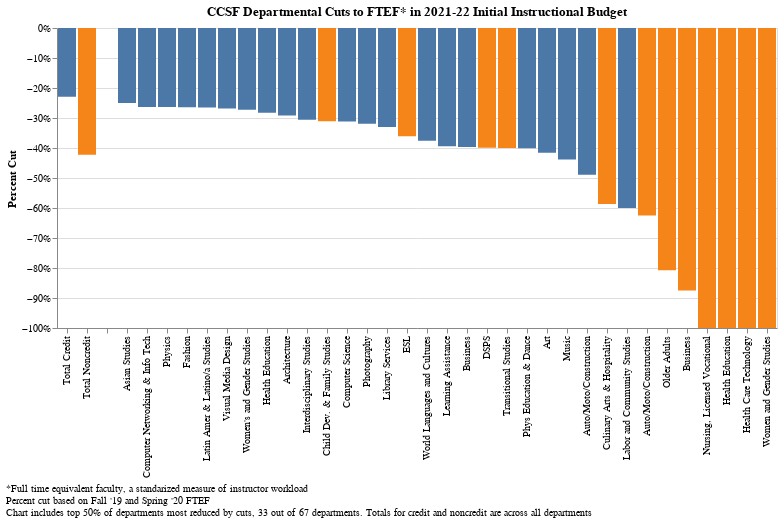

Notebook source saved alongside this figure:
### Code cell
subset = nototalsort[0:33]
subset.loc[-1] = ['', 'Credit', 0]
subset = subset.append(raw2[raw2['Department'] == 'Total Noncredit'])
subset = subset.append(raw2[raw2['Department'] == 'Total Credit'])
sortlist = subset[dept].tolist()
sortlist.reverse()
chart = alt.Chart(subset).mark_bar().encode(
    x=alt.X(dept+':O', sort=sortlist, axis=alt.Axis(title=None)),
    y=alt.Y(reduc+':Q', axis=alt.Axis(format='%')), 
).encode(
    color=alt.Color(cr, legend=None),#alt.Legend(orient='bottom-right', fillColor="white", title="Course Type"))
).properties(
    title='CCSF Departmental Cuts to FTEF* in 2021-22 Initial Instructional Budget'
)

alt.concat(chart,).properties(
    title=alt.TitleParams(
        ['',
         '*Full time equivalent faculty, a standarized measure of instructor workload',
        "Percent cut based on Fall '19 and Spring '20 FTEF",
         "Chart includes top 50% of departments most reduced by cuts, 33 out of 67 departments. Totals for credit and noncredit are across all departments",
        ],
        baseline='bottom',
        orient='bottom',
        anchor='start',
        fontWeight='normal',
        fontSize=10
    )
)

### Figure 1 — Vega-Lite specification as saved in the notebook (floating-point values rounded to 4 significant figures)
{"config": {"view": {"continuousWidth": 400, "continuousHeight": 300}}, "concat": [{"mark": "bar", "encoding": {"color": {"type": "nominal", "field": "Credit/Noncredit", "legend": null}, "x": {"type": "ordinal", "axis": {"title": null}, "field": "Department", "sort": ["Total Credit", "Total Noncredit", "", "Asian Studies", "Computer Networking & Info Tech", "Physics", "Fashion", "Latin Amer & Latino/a Studies", "Visual Media Design", "Women's and Gender Studies", "Health Education", "Architecture", "Interdisciplinary Studies", "Child Dev. & Family Studies ", "Computer Science", "Photography", "Library Services", "ESL", "World Languages and Cultures", "Learning Assistance", "Business", "DSPS", "Transitional Studies", "Phys Education & Dance", "Art", "Music", "Auto/Moto/Construction", "Culinary Arts & Hospitality ", "Labor and Community Studies", "Auto/Moto/Construction ", "Older Adults", "Business ", "Nursing, Licensed Vocational ", "Health Education ", "Health Care Technology ", "Women and Gender Studies"]}, "y": {"type": "quantitative", "axis": {"format": "%"}, "field": "Percent Cut"}}, "title": "CCSF Departmental Cuts to FTEF* in 2021-22 Initial Instructional Budget"}], "data": {"name": "data-391e700b767b7f79b24dad1a0663910c"}, "title": {"text": ["", "*Full time equivalent faculty, a standarized measure of instructor workload", "Percent cut based on Fall '19 and Spring '20 FTEF", "Chart includes top 50% of departments most reduced by cuts, 33 out of 67 departments. Totals for credit and noncredit are across all departments"], "anchor": "start", "baseline": "bottom", "fontSize": 10, "fontWeight": "normal", "orient": "bottom"}, "$schema": "https://vega.github.io/schema/vega-lite/v4.8.1.json", "datasets": {"data-391e700b767b7f79b24dad1a0663910c": [{"Department": "Women and Gender Studies", "Credit/Noncredit": "Noncredit", "Percent Cut": -1.0}, {"Department": "Health Care Technology ", "Credit/Noncredit": "Noncredit", "Percent Cut": -1.0}, {"Department": "Health Education ", "Credit/Noncredit": "Noncredit", "Percent Cut": -1.0}, {"Department": "Nursing, Licensed Vocational ", "Credit/Noncredit": "Noncredit", "Percent Cut": -1.0}, {"Department": "Business ", "Credit/Noncredit": "Noncredit", "Percent Cut": -0.8752}, {"Department": "Older Adults", "Credit/Noncredit": "Noncredit", "Percent Cut": -0.8076}, {"Department": "Auto/Moto/Construction ", "Credit/Noncredit": "Noncredit", "Percent Cut": -0.625}, {"Department": "Labor and Community Studies", "Credit/Noncredit": "Credit", "Percent Cut": -0.6}, {"Department": "Culinary Arts & Hospitality ", "Credit/Noncredit": "Noncredit", "Percent Cut": -0.5866}, {"Department": "Auto/Moto/Construction", "Credit/Noncredit": "Credit", "Percent Cut": -0.4893}, {"Department": "Music", "Credit/Noncredit": "Credit", "Percent Cut": -0.4382}, {"Department": "Art", "Credit/Noncredit": "Credit", "Percent Cut": -0.4156}, {"Department": "Phys Education & Dance", "Credit/Noncredit": "Credit", "Percent Cut": -0.4007}, {"Department": "Transitional Studies", "Credit/Noncredit": "Noncredit", "Percent Cut": -0.3997}, {"Department": "DSPS", "Credit/Noncredit": "Noncredit", "Percent Cut": -0.3993}, {"Department": "Business", "Credit/Noncredit": "Credit", "Percent Cut": -0.3969}, {"Department": "Learning Assistance", "Credit/Noncredit": "Credit", "Percent Cut": -0.3941}, {"Department": "World Languages and Cultures", "Credit/Noncredit": "Credit", "Percent Cut": -0.3761}, {"Department": "ESL", "Credit/Noncredit": "Noncredit", "Percent Cut": -0.361}, {"Department": "Library Services", "Credit/Noncredit": "Credit", "Percent Cut": -0.3303}, {"Department": "Photography", "Credit/Noncredit": "Credit", "Percent Cut": -0.3192}, {"Department": "Computer Science", "Credit/Noncredit": "Credit", "Percent Cut": -0.3116}, {"Department": "Child Dev. & Family Studies ", "Credit/Noncredit": "Noncredit", "Percent Cut": -0.3106}, {"Department": "Interdisciplinary Studies", "Credit/Noncredit": "Credit", "Percent Cut": -0.3058}, {"Department": "Architecture", "Credit/Noncredit": "Credit", "Percent Cut": -0.2915}, {"Department": "Health Education", "Credit/Noncredit": "Credit", "Percent Cut": -0.2823}, {"Department": "Women's and Gender Studies", "Credit/Noncredit": "Credit", "Percent Cut": -0.2727}, {"Department": "Visual Media Design", "Credit/Noncredit": "Credit", "Percent Cut": -0.2686}, {"Department": "Latin Amer & Latino/a Studies", "Credit/Noncredit": "Credit", "Percent Cut": -0.2653}, {"Department": "Fashion", "Credit/Noncredit": "Credit", "Percent Cut": -0.2642}, {"Department": "Physics", "Credit/Noncredit": "Credit", "Percent Cut": -0.2631}, {"Department": "Computer Networking & Info Tech", "Credit/Noncredit": "Credit", "Percent Cut": -0.263}, {"Department": "Asian Studies", "Credit/Noncredit": "Credit", "Percent Cut": -0.25}, {"Department": "", "Credit/Noncredit": "Credit", "Percent Cut": 0.0}, {"Department": "Total Noncredit", "Credit/Noncredit": "Noncredit", "Percent Cut": -0.4224}, {"Department": "Total Credit", "Credit/Noncredit": "Credit", "Percent Cut": -0.2292}]}}
